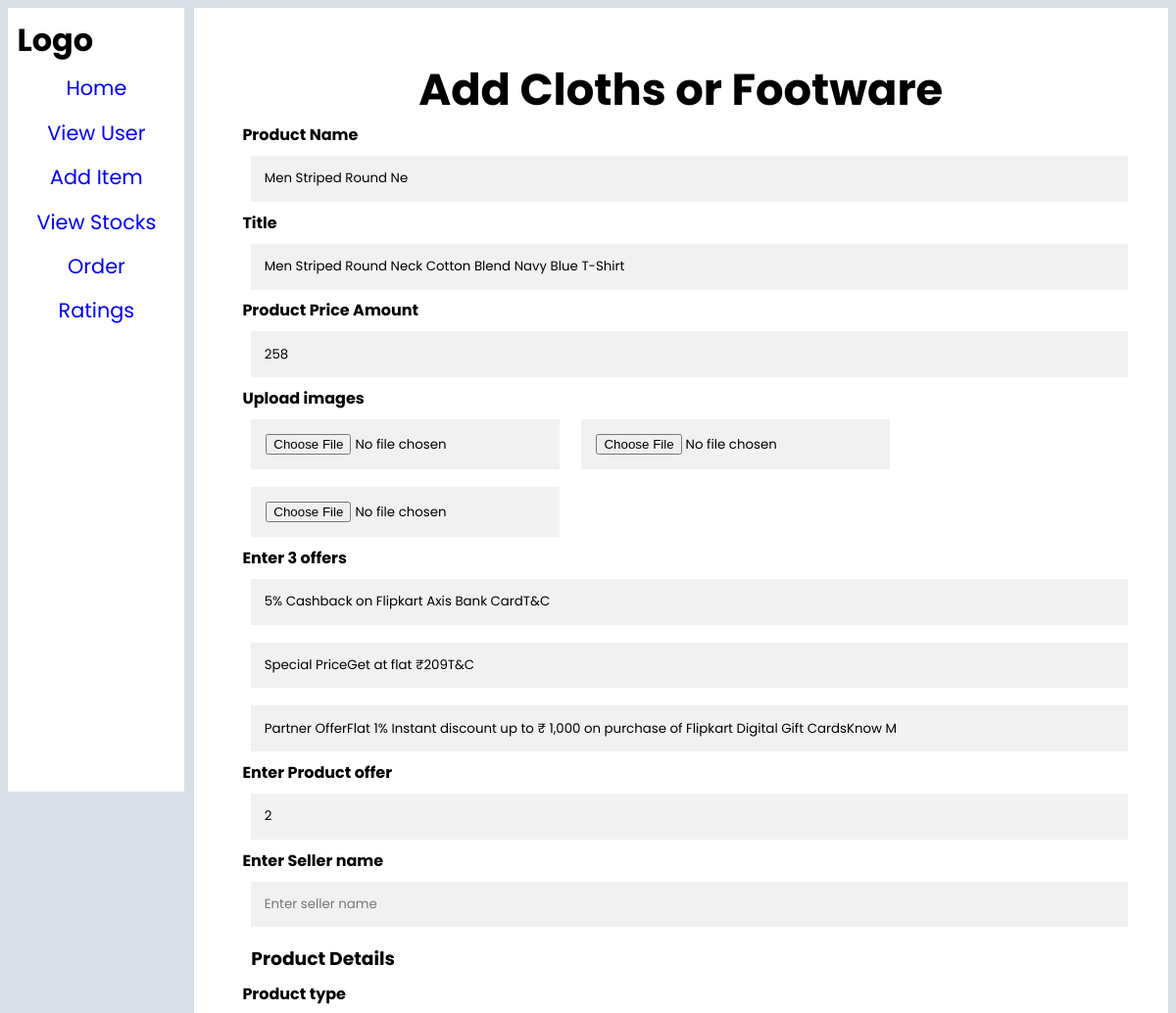
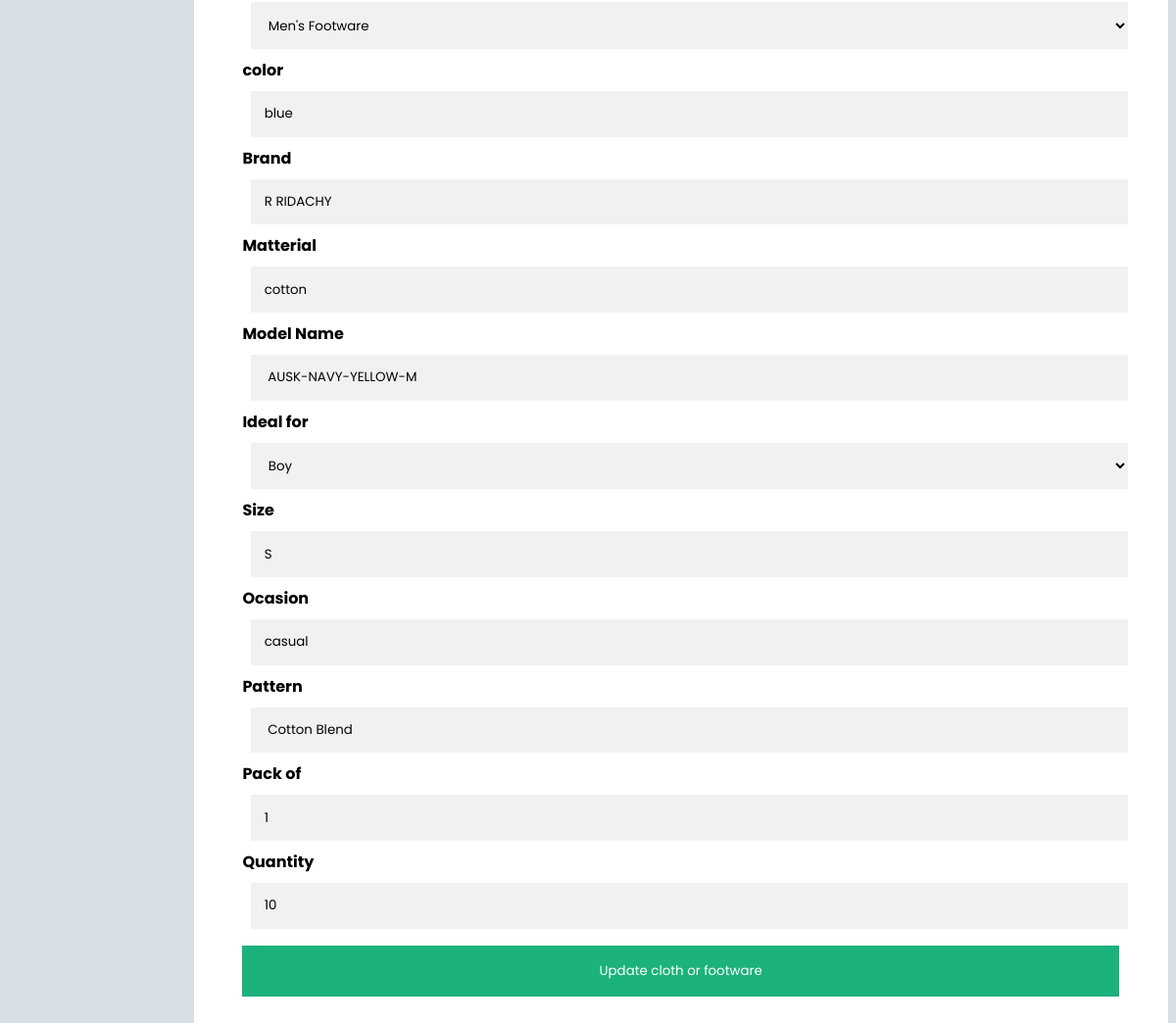
/coding/admin/pages/cloth.php?id=1, run on the app's committed database (2 pictures, top to bottom).
### tables this page shows
CREATE TABLE `cloth` (
  `id` int(11) NOT NULL,
  `title` varchar(100) NOT NULL,
  `price` bigint(20) NOT NULL,
  `pname` varchar(20) NOT NULL,
  `imageone` varchar(100) NOT NULL,
  `imagetwo` varchar(100) NOT NULL,
  `imagethree` varchar(100) NOT NULL,
  `offerone` varchar(100) NOT NULL,
  `offertwo` varchar(100) NOT NULL,
  `offerthree` varchar(100) NOT NULL,
  `color` varchar(30) NOT NULL,
  `brand` varchar(30) NOT NULL,
  `product_type` varchar(30) NOT NULL,
  `size` varchar(20) NOT NULL,
  `matterial` varchar(30) NOT NULL,
  `model_name` varchar(30) NOT NULL,
  `ideal_for` varchar(20) NOT NULL,
  `pack_of` int(11) NOT NULL,
  `quantity` int(11) NOT NULL,
  `added_at` datetime NOT NULL,
  `ocassion` varchar(30) NOT NULL,
  `pattern` varchar(30) NOT NULL,
  `discount` int(11) NOT NULL,
  `seller` varchar(50) NOT NULL,
  `ps` varchar(40) NOT NULL DEFAULT 'footware',
  `ps_two` varchar(40) NOT NULL DEFAULT 'shoes',
  `pcl` varchar(40) NOT NULL DEFAULT 'cloth'
);

### coding/admin/pages/cloth.php (the view, shortened to what this page needs)
<?php
require_once "connect.php";
$isEdit = false;
$pname=$price=$img1=$img2=$img3=$box=$model=$color=$title=$offerone=$offertwo=$offerthree=$discount=$seller=$quantity=$brand=$size=$type=$gen=$matterial=$ocassion=$pattern=$quantity='';
if(isset($_REQUEST['id']) && $_REQUEST['id']>0 && !empty($_REQUEST['id'])){
    $id=$_REQUEST['id'];
    $sql="select * from cloth where id=$id";
    $res=mysqli_query($con,$sql);
    if(mysqli_num_rows($res)>0){
        $data = mysqli_fetch_assoc($res);
        $pname = $data['pname'];
        $title = $data['title'];
        $price = $data['price'];
        $box = $data['pack_of'];
        $model = $data['model_name'];
        $color = $data['color'];
        $offerone = $data['offerone'];
        $offertwo = $data['offertwo'];
        $offerthree = $data['offerthree'];
        $discount = $data['discount'];
        $seller = $data['seller'];
        $brand = $data['brand'];
        $size = $data['size'];
        $type = $data['product_type'];
        $gen = $data['ideal_for'];
        $matterial = $data['matterial'];
        $ocassion = $data['ocassion'];
        $pattern = $data['pattern'];
        $quantity = $data['quantity'];
        $isEdit = true;
    }
}
?>
<!DOCTYPE html>
<html lang="en">
<head>
    <link rel="stylesheet" href="css/major.css">
    <link rel="stylesheet" href="css/mobile.css">
</head>
<body>
<div class="container">
    <div class="main">
        <div class="left-part">
        <h1>Logo</h1>
        <div class="navbar">
                <a href="../index.php">Home</a>
                <a href="viewuser.php">View User</a>
                <a href="additem.php">Add Item</a>
                <a href="viewstocks.php">View Stocks</a>
                <a href="orders.php">Order</a>
                <a href="rating.php">Ratings</a>
            </div>
        </div>
        <div class="right-part">
            <div class="mobile">
                <?php if($isEdit){ ?>
            <form action="action.php" method="post" enctype="multipart/form-data">
                <?php }else{ ?>
                    <form action="process.php" method="post" enctype="multipart/form-data">
                <?php } ?>
                <h1>Add Cloths or Footware</h1>
                <label for="pname"><b>Product Name</b></label>
                <input type="text" placeholder="Product product name" name="pname" value="<?php echo $pname; ?>" id="pname" required>
                <label for="title"><b>Title</b></label>
                <input type="text" placeholder="Product title" name="title" value="<?php echo $title; ?>" id="title" required>
                <label for="price"><b>Product Price Amount</b></label>
                <input type="number" placeholder="Product price" name="price" value="<?php echo $price; ?>" id="price" required>
                <label for="images"><b>Upload images</b></label><br>
                <input type="file" name="img1" id="">
                <input type="file" name="img2" id="">
                <input type="file" name="img3" id=""><br>
                <label for="offers"><b>Enter 3 offers</b></label>
                <input type="text" placeholder="Enter offer one" value="<?php echo $offerone; ?>" name="offer1" id="" required>
                <input type="text" placeholder="Enter offer two" value="<?php echo $offertwo; ?>" name="offer2" id="" required>
                <input type="text" placeholder="Enter offer three" value="<?php echo $offerthree; ?>" name="offer3" id="" required>
                <label for="offers"><b>Enter Product offer</b></label>
                <input type="number" placeholder="Enter product offer" value="<?php echo $discount; ?>" name="poffer" id="" required>
                <label for="offers"><b>Enter Seller name</b></label>
                <input type="text" placeholder="Enter seller name" value="<?php echo $seller; ?>" name="seller" id="" required>
                <h3>Product Details</h3>
                <label for="package"><b>Product type</b></label>
                <select name="type" id="" value="<?php echo $type; ?>">
                    <option value="Men's Footware">Men's Footware</option>
                </select>
                <label for="color"><b>color</b></label>
                <input type="text" placeholder="Enter color" name="color" value="<?php echo $color; ?>" id="color" required>
                <label for="color"><b>Brand</b></label>
                <input type="text" placeholder="Enter brand name" name="brand" value="<?php echo $brand; ?>" id="color" required>
                <label for="color"><b>Matterial</b></label>
                <input type="text" placeholder="Enter matterial type" name="matterial" value="<?php echo $matterial; ?>" id="color" required>
                <label for="model"><b>Model Name</b></label>
                <input type="text" placeholder="Enter model name" name="model" value="<?php echo $model; ?>" id="model" required>
                <label for="color"><b>Ideal for</b></label>
                <select name="gen" id="" value="<?php echo $gen; ?>">
                    <option value="Boy">Boy</option>
                </select>
                <label for="package"><b>Size</b></label>
                <input type="text" placeholder="Enter product size" name="size" value="<?php echo $size; ?>" id="package" required>
                <label for="model"><b>Ocasion</b></label>
                <input type="text" placeholder="Enter occation type" name="ocassion" value="<?php echo $ocassion; ?>" id="model" required>
                <label for="model"><b>Pattern</b></label>
                <input type="text" placeholder="Enter pattern" name="pattern" value="<?php echo $pattern; ?>" id="model" required>
                <label for="package"><b>Pack of</b></label>
                <input type="text" placeholder="Enter box inside details" name="package" value="<?php echo $box; ?>" id="package" required>
                <label for="package"><b>Quantity</b></label>
                <input type="number" placeholder="Enter quantity" name="quantity" value="<?php echo $quantity; ?>" id="package" required>
                    <?php if($isEdit){ ?>
                <input type="submit" class="registerbtn" value="Update cloth or footware" name="updatecloth">
                <?php }else{ ?>
                <input type="submit" class="registerbtn" value="Add cloth or footware" name="cloth">
                    <?php } ?>
        </form>
            </div>
        </div>
        </div>
    </div>
</body>
</html>

### coding/admin/pages/css/major.css (style rules this page uses)
* { margin: 0; padding: 0; box-sizing: border-box; font-family: "Poppins"; }
body { background-color: rgb(216, 223, 230); }
.container { width: 100%; height: 100%; }
.container .main { display: flex; padding: 0.7%; }
.container .main .left-part { background-color: white; width: 15%; height: 100vh; position: fixed; }
.container .main .left-part h1 { margin: 5%; }
.container .main .left-part .navbar { display: flex; flex-direction: column; align-items: center; font-size: 130%; margin-top: 5%; }
.container .main .left-part .navbar a { text-decoration: none; margin-bottom: 8%; }
.container .main .right-part { background-color: rgb(255, 255, 255); width: 85%; margin-left: 16%; }
.container .main .right-part h3 { margin: 1%; }

### coding/admin/pages/css/mobile.css (style rules this page uses)
.container .main .mobile h1 { font-size: 280%; text-align: center; }
.mobile { padding: 5%; }
.container .main form h1 { text-align: center; }
.container .main .right-part .mobile input[type="text"], .container .main .right-part .mobile input[type="password"], .container .main .right-part .mobile input[type="number"], .container .main .right-part .mobile select { width: 100%; padding: 1.5%; margin: 1%; display: inline-block; border: none; background: #f1f1f1; }
.container .main .right-part .mobile input[type="file"] { padding: 15px; margin: 1%; display: inline-block; border: none; background: #f1f1f1; }
.container .main .right-part .mobile .registerbtn { background-color: #04aa6d; color: white; padding: 16px 20px; margin: 8px 0; border: none; cursor: pointer; width: 100%; opacity: 0.9; }

### data on the page
cloth: pname "Men Striped Round Ne", title "Men Striped Round Neck Cotton Blend Navy Blue T-Shirt", price "258", offer1 "5% Cashback on Flipkart Axis Bank CardT&C", offer2 "Special PriceGet at flat ₹209T&C", offer3 "Partner OfferFlat 1% Instant discount up to ₹ 1,000 on purchase of Flipkart Digital Gift CardsKnow M", poffer "2", type "Men's Footware", color "blue", brand "R RIDACHY", matterial "cotton", model "AUSK-NAVY-YELLOW-M", gen "Boy", size "S", ocassion "casual", pattern "Cotton Blend", package "1", quantity "10"
